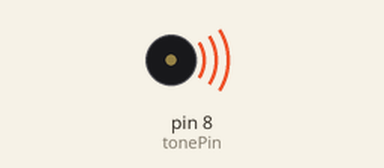
This sketch was run on a simulated Arduino Uno, built with avr-gcc and run on an emulated ATmega328P. Parts: buzzer (waves = sounding).

Above: at 0.7 s.
Timing chart, 0 to 11.8 s (numbered marks = the images above):
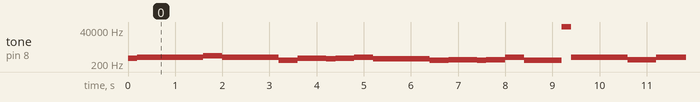

Measured:
- by itself, tone on pin 8 (tonePin): plays 495 Hz for 0.20 s, 556 Hz for 0.20 s, 589 Hz for 0.60 s, 556 Hz for 0.20 s, 589 Hz for 0.40 s, 700 Hz for 0.40 s … (196 notes in this stretch)

The sketch:

sketch_jun26c.ino
```cpp
#define NOTE_D0 -1
#define NOTE_D1 294
#define NOTE_D2 330
#define NOTE_D3 350
#define NOTE_D4 393
#define NOTE_D5 441
#define NOTE_D6 495
#define NOTE_D7 556

#define NOTE_DL1 147
#define NOTE_DL2 165
#define NOTE_DL3 175
#define NOTE_DL4 196
#define NOTE_DL5 221
#define NOTE_DL6 248
#define NOTE_DL7 278

#define NOTE_DH1 589
#define NOTE_DH2 661
#define NOTE_DH3 700
#define NOTE_DH4 786
#define NOTE_DH5 882
#define NOTE_DH6 990
#define NOTE_DH7 1112
//以上部分是定义是把每个音符和频率值对应起来，其实不用打这么多，但是都打上了，后面可以随意编写D调的各种歌，我这里用NOTE_D+数字表示音符，NOTE_DH+数字表示上面有点的那种音符，NOTE_DL+数字表示下面有点的那种音符。这样后面写起来比较好识别。
//#define WHOLE 1
//#define HALF 0.5
//#define QUARTER 0.25
//#define EIGHTH 0.25
//#define SIXTEENTH 0.625
////这部分是用英文对应了拍子，这样后面也比较好看


int tune[] =
{
  NOTE_D6,NOTE_D7,NOTE_DH1,NOTE_D7,NOTE_DH1,NOTE_DH3,NOTE_D7,NOTE_D3,NOTE_D3,
  NOTE_D6,NOTE_D5,NOTE_D6,NOTE_DH1,NOTE_D5,NOTE_D3,NOTE_D4,NOTE_D3,NOTE_D4,NOTE_DH1,
  NOTE_D3,NOTE_D0,NOTE_DH1,NOTE_DH1,NOTE_DH1,NOTE_D7,NOTE_D4,NOTE_D4,NOTE_D7,NOTE_D7,NOTE_D0,NOTE_D6,NOTE_D7,

};//这部分就是整首曲子的音符部分，用了一个序列定义为tune，整数

float duration[]=
{
  0.5,0.5,1+0.5,0.5,1,1,1+1+1,0.5,0.5,
  1+0.5,0.5,1,1,1+1+1,1,1+0.5,0.5,1,1,
  1+1,0.5,0.5,0.5,0.5,1+0.5,0.5,1,1,1+1,1,0.5,0.5,

}
;//这部分是整首曲子的接拍部分，也定义个序列duration，浮点（数组的个数和前面音符的个数是一样的，一一对应么）
int length;//这里定义一个变量，后面用来表示共有多少个音符
int tonePin=8;//蜂鸣器的pin

void setup()
{
  pinMode(tonePin,OUTPUT);//设置蜂鸣器的pin为输出模式
  length = sizeof(tune)/sizeof(tune[0]);//这里用了一个sizeof函数，可以查出tone序列里有多少个音符
}

void loop()
{
  for(int x=0;x<length;x++)//循环音符的次数
  {
    tone(tonePin,tune[x]);//此函数依次播放tune序列里的数组，即每个音符
    delay(400*duration[x]);//每个音符持续的时间，即节拍duration，400是调整时间的越大，曲子速度越慢，越小曲子速度越快，自己掌握吧
    noTone(tonePin);//停止当前音符，进入下一音符
  }
  delay(5000);//等待5秒后，循环重新开始
}
```
